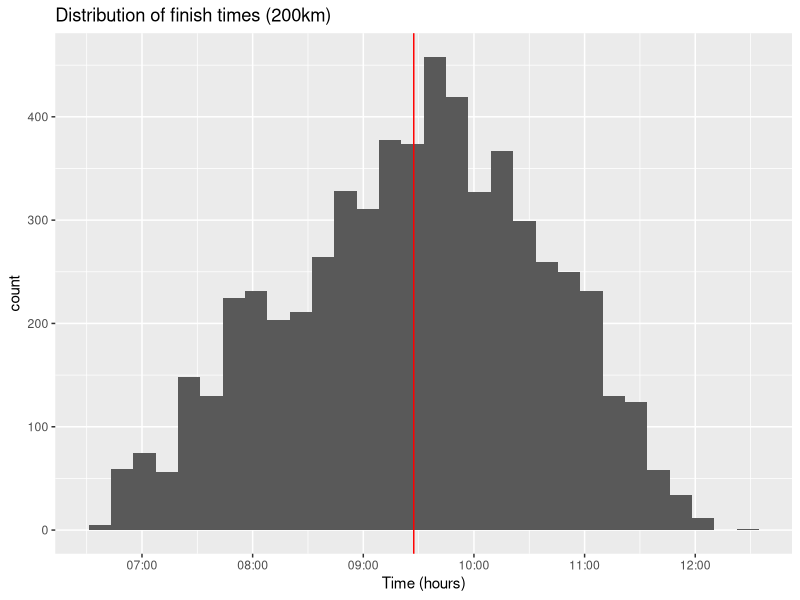
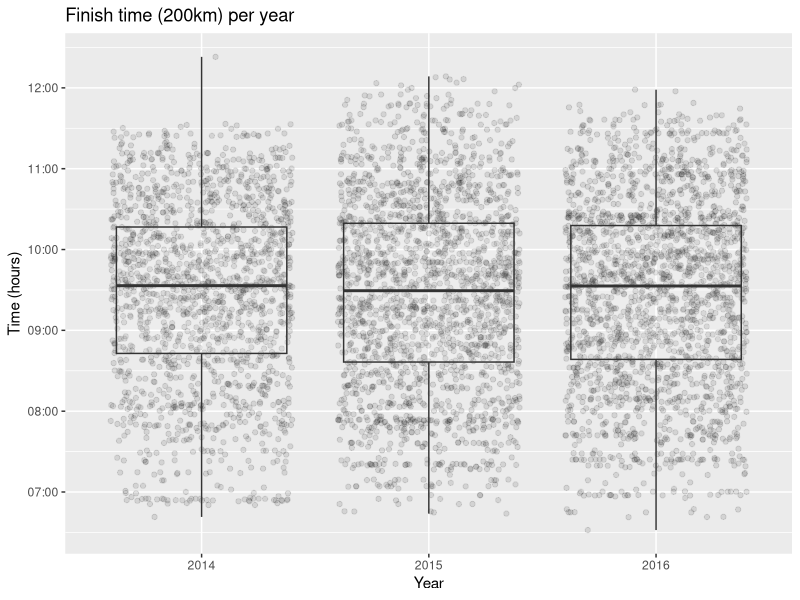
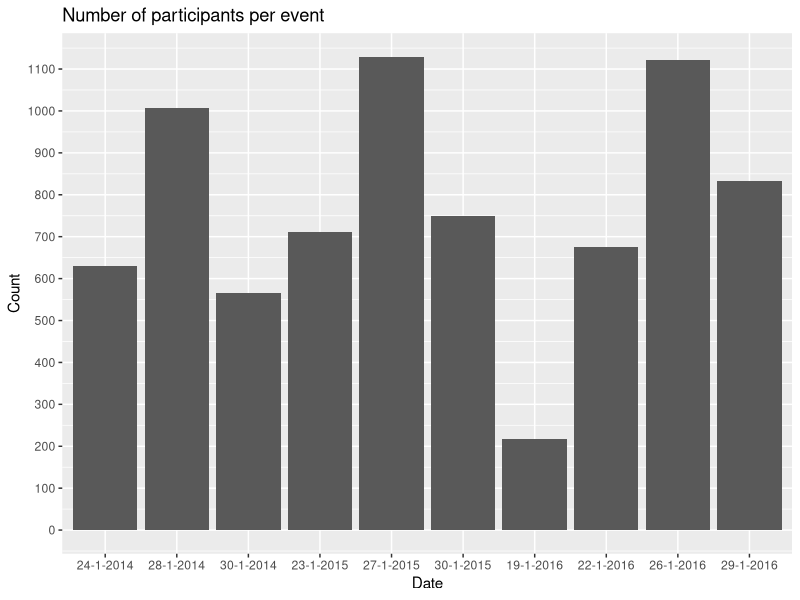

R code for these plots, in order: (Note: this script raises an error after producing the figures.)
## ---- chunk 1
# Load all of the packages that I need.

# Notice that the parameter "echo" was set to FALSE for this code chunk.
# This prevents the code from displaying in the knitted HTML output.

library(ggplot2)
library(plyr)
## ---- chunk 2
# Load the Data, combine the two datasets and print some basics
weissensee <-read.csv("data/weissensee_results.csv", header=TRUE, sep = ";") 
str(weissensee)
# add year variable for ease of use
weissensee$Year = as.numeric(format(as.POSIXct(weissensee$Date, format='%d-%m-%Y'), format="%Y"))
## ---- chunk 3
#finish time 200km
weissensee200km <- weissensee[as.numeric(as.matrix(weissensee$Distance)) == 200.0, ]
weissensee200km$TimeFormatted  <- as.POSIXct(strptime(weissensee200km$Time, format="%H:%M:%S"))
weissensee200km$Year = as.numeric(format(as.POSIXct(weissensee200km$Date, format='%d-%m-%Y'), format="%Y"))
weissensee200km$nTime <- difftime(strptime(weissensee200km$Time,"%H:%M:%S"),
                     strptime("00:00:00","%H:%M:%S"), units="secs")
#plot
ggplot(data = weissensee200km, aes(x=TimeFormatted)) + geom_histogram() + 
  ggtitle("Distribution of finish times (200km)") + xlab('Time (hours)') + 
  ylab('count') + geom_vline(xintercept=as.numeric(mean(weissensee200km$TimeFormatted))[1], colour = "red")
#print average,sd
average <- format(.POSIXct(mean(weissensee200km$nTime),tz="GMT"), "%H:%M:%S")
sd <- format(.POSIXct(sd(weissensee200km$nTime),tz="GMT"), "%H:%M:%S")
sprintf("Average: %s, standard deviation: %s", average, sd)
## ---- chunk 4
# finish times per year
ggplot(data = weissensee200km, aes(x=factor(Year), y=TimeFormatted)) + 
  geom_jitter(alpha=0.1) + geom_boxplot(alpha=0.1) + 
  ggtitle("Finish time (200km) per year") + xlab('Year') + ylab('Time (hours)')

#average finish time per year
weissensee200km$nTime <- difftime(strptime(weissensee200km$Time,"%H:%M:%S"),
                     strptime("00:00:00","%H:%M:%S"), units="secs")
weissensee200km.means <- aggregate(weissensee200km$nTime, by=list(weissensee200km$Year), mean)
weissensee200km.means$Time <- format(.POSIXct(weissensee200km.means$x,tz="GMT"), "%H:%M:%S")
names(weissensee200km.means) <- c("Year", "x", "Average finish time")
weissensee200km.means[, c(1,3)]
## ---- chunk 5
# plot participate count in events
df <- count(weissensee, "Date")
#change order of levels in order to plot dates in right order
df$Date2 <- as.POSIXct(df$Date, format='%d-%m-%Y')
df$Date <- factor(df$Date, levels = df$Date[order(df$Date2)])
ggplot(data = df) + geom_histogram(aes(x=Date, y=freq), stat="identity") + 
scale_y_continuous(breaks = seq(0, 1200, 100)) + 
ggtitle("Number of participants per event") + xlab('Date') + ylab('Count')
## ---- chunk 6
#country
ggplot(data = weissensee, aes(x=Country)) + geom_histogram() + 
  scale_y_log10() + ggtitle("Country of residence of participants") + 
  xlab('Country') + ylab('count (log scale)')
summary(weissensee$Country) 
## ---- chunk 7
#Distance
ggplot(data = weissensee, aes(x=as.factor(Distance))) + geom_histogram() +
  scale_y_sqrt() + ggtitle("Distribution of completed distance") + 
  xlab('Distance') + ylab('count (sqrt scale)') + 
  scale_x_discrete(breaks = seq(100, 200, 10))
summary(weissensee$Distance)
## ---- chunk 8
weissensee_triple <- c()
weissensee2015 <- weissensee[weissensee$Year == 2015, ]
weissensee2015_200k <- weissensee2015[as.numeric(as.matrix(weissensee2015$Distance)) == 200.0, ]
names <- unique(weissensee2015_200k$Name)
for(i in 1:length(names)){
  name = names[i]
  temp <- weissensee2015_200k[weissensee2015_200k$Name == name, ]
  if(nrow(temp) == 3){
    weissensee_triple <- rbind(weissensee_triple, temp)
  }
}
#length(unique(weissensee_triple$Name))
ggplot(data = weissensee_triple, aes(x=factor(EventId), y=Time, color=Name)) + 
  geom_point() + geom_line(aes(group=Name)) + scale_x_discrete(labels=c("23-1-15","27-1-15","30-1-15")) + 
  xlab('Date') + ylab('Finish time')
